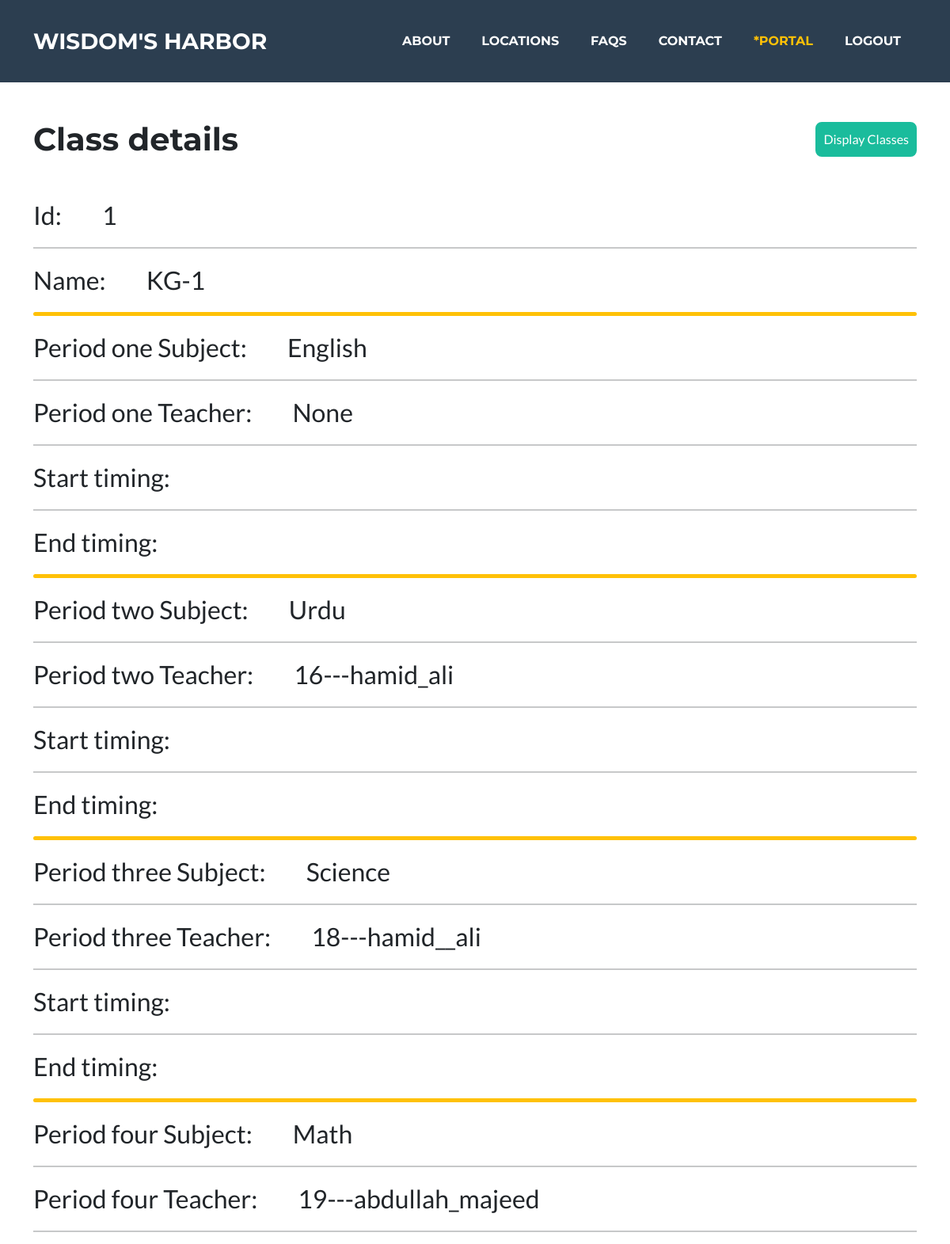
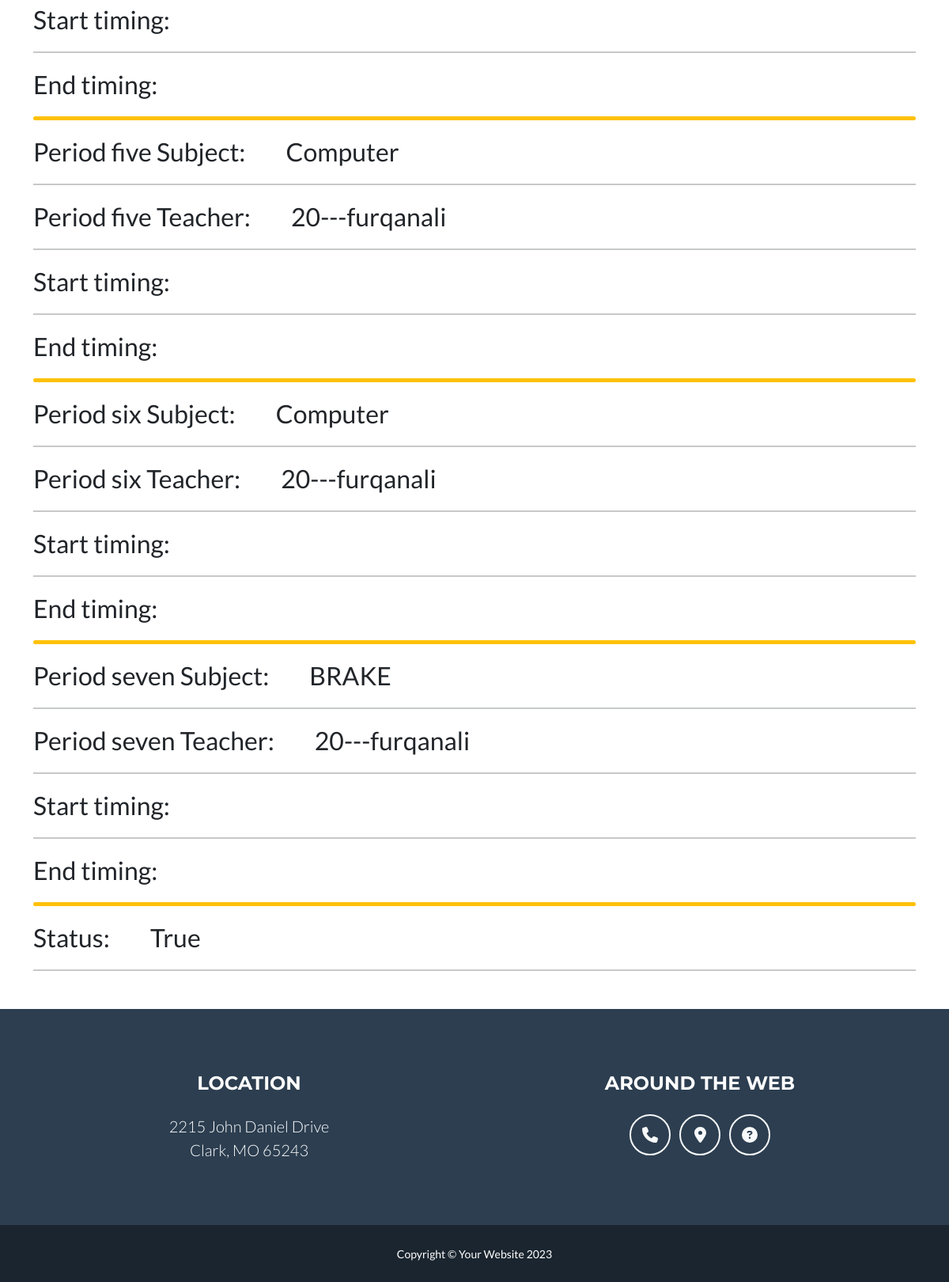
Page /classes/details/1/ (signed in) on the committed database (2 pictures, top to bottom).
### school/models.py (models this page shows, shortened)
class ClassAndTiming(models.Model):
    class_name = models.ForeignKey(Grade, on_delete=models.SET_NULL, null=True)
    period_one = models.ForeignKey(Timing, on_delete=models.CASCADE, related_name='period_one')
    period_one_subject = models.ForeignKey(Subject, on_delete=models.SET_NULL, null=True, blank=True, related_name = 'period_one_subject')
    period_one_teacher = models.ForeignKey(Staff, on_delete=models.SET_NULL, null=True, blank = True, related_name = 'period_one_teacher')
    period_two = models.ForeignKey(Timing, on_delete=models.CASCADE, related_name='period_two')
    period_two_subject = models.ForeignKey(Subject, on_delete=models.SET_NULL, null=True, blank=True, related_name = 'period_two_subject')
    period_two_teacher = models.ForeignKey(Staff, on_delete=models.SET_NULL, null=True, blank = True, related_name = 'period_two_teacher')
    period_three = models.ForeignKey(Timing, on_delete=models.CASCADE, related_name='period_three')
    period_three_subject = models.ForeignKey(Subject, on_delete=models.SET_NULL, null=True, blank=True, related_name = 'period_three_subject')
    period_three_teacher = models.ForeignKey(Staff, on_delete=models.SET_NULL, null=True, blank = True, related_name = 'period_three_teacher')
    period_four = models.ForeignKey(Timing, on_delete=models.CASCADE, related_name='period_four')
    period_four_subject = models.ForeignKey(Subject, on_delete=models.SET_NULL, null=True, blank=True, related_name = 'period_four_subject')
    period_four_teacher = models.ForeignKey(Staff, on_delete=models.SET_NULL, null=True, blank = True, related_name = 'period_four_teacher')
    period_five = models.ForeignKey(Timing, on_delete=models.CASCADE, related_name='period_five')
    period_five_subject = models.ForeignKey(Subject, on_delete=models.SET_NULL, null=True, blank=True, related_name = 'period_five_subject')
    period_five_teacher = models.ForeignKey(Staff, on_delete=models.SET_NULL, null=True, blank = True, related_name = 'period_five_teacher')
    period_six = models.ForeignKey(Timing, on_delete=models.CASCADE, related_name='period_six')
    period_six_subject = models.ForeignKey(Subject, on_delete=models.SET_NULL, null=True, blank=True, related_name = 'period_six_subject')
    period_six_teacher = models.ForeignKey(Staff, on_delete=models.SET_NULL, null=True, blank = True, related_name = 'period_six_teacher')
    period_seven = models.ForeignKey(Timing, on_delete=models.CASCADE, related_name='period_seven')
    period_seven_subject = models.ForeignKey(Subject, on_delete=models.SET_NULL, null=True, blank=True, related_name = 'period_seven_subject')
    period_seven_teacher = models.ForeignKey(Staff, on_delete=models.SET_NULL, null=True, blank = True, related_name = 'period_seven_teacher')
    status = models.BooleanField(default=True)

class Grade(models.Model):
    name = models.CharField(max_length=255)
    status = models.BooleanField(default=True)
    def __str__(self):
        return self.name

class Subject(models.Model):
    name = models.CharField(max_length=255)
    def __str__(self):
        return self.name

class Staff(models.Model):
    first_name = models.CharField(max_length=255, default='')
    last_name = models.CharField(max_length=255, null=True, blank=True)
    username = models.CharField(max_length=255, default='')
    age = models.IntegerField()
    dob = models.DateField()
    gender = models.ForeignKey(Gender, on_delete=models.CASCADE)
    qualification = models.CharField(max_length=255)
    experience = models.CharField(max_length=255, null=True, blank=True)
    designation = models.ForeignKey(Designation, on_delete=models.CASCADE)
    subject = models.ForeignKey(Subject, on_delete=models.CASCADE, null=True, blank=True)
    email = models.EmailField()
    phone = models.CharField(max_length=100)
    emergency_phone = models.CharField(max_length=100)
    address = models.CharField(max_length=255)
    joining_date = models.DateField()
    salary = models.CharField(max_length=20)
    employment_status = models.ForeignKey(EmploymentStatus, on_delete=models.CASCADE)
    contract_details = models.CharField(max_length=1000, null=True, blank=True)
    status = models.BooleanField(default=True)
    def __str__(self):
        return f'{self.id}---{self.username}'
    class Meta:
        verbose_name_plural = 'Staff'

### school/views.py (the view)
# urls.py: path('classes/details/<int:id>/', views.class_details, name='class_details'),
def class_details(request, id):
    if request.user.is_authenticated:
        if request.user.is_superuser:
            data = ClassAndTiming.objects.get(id=id)
            return render(request, 'class_details.html', { 'class':data })
        else:
            messages.warning(request, 'This page is for admin only!')
            return redirect('home')
    else:
        messages.warning(request, 'please login first!')
        return redirect('login')

### school/templates/class_details.html (shortened to what this page needs)
{% extends 'layout.html' %}
{% load static %}
{% block 'content' %}
<div class="container">
    <div class="d-flex justify-content-between align-items-center">
        <h1 class="my-5">Class details</h1>
        <a href="{% url 'display_classes' %}" class="btn btn-primary p-2">Display Classes</a>
    </div>
    <span class="fs-2 fw-medium">Id:</span>
    <span class="ms-5 fs-2">{{class.id}}</span>
    <hr>
    <span class="fs-2 fw-medium">Name:</span>
    <span class="ms-5 fs-2">{{class.class_name}}</span>
    <hr class="border-warning opacity-100 border-5 rounded">
    <span class="fs-2 fw-medium">Period one Subject:</span>
    <span class="ms-5 fs-2">{{class.period_one_subject}}</span>
    <hr>
    <span class="fs-2 fw-medium">Period one Teacher:</span>
    <span class="ms-5 fs-2">{{class.period_one_teacher}}</span>
    <hr>
    <span class="fs-2 fw-medium">Start timing:</span>
    <hr>
    <span class="fs-2 fw-medium">End timing:</span>
    <hr class="border-warning opacity-100 border-5 rounded">
    <span class="fs-2 fw-medium">Period two Subject:</span>
    <span class="ms-5 fs-2">{{class.period_two_subject}}</span>
    <hr>
    <span class="fs-2 fw-medium">Period two Teacher:</span>
    <span class="ms-5 fs-2">{{class.period_two_teacher}}</span>
    <hr>
    <span class="fs-2 fw-medium">Start timing:</span>
    <hr>
    <span class="fs-2 fw-medium">End timing:</span>
    <hr class="border-warning opacity-100 border-5 rounded">
    <span class="fs-2 fw-medium">Period three Subject:</span>
    <span class="ms-5 fs-2">{{class.period_three_subject}}</span>
    <hr>
    <span class="fs-2 fw-medium">Period three Teacher:</span>
    <span class="ms-5 fs-2">{{class.period_three_teacher}}</span>
    <hr>
    <span class="fs-2 fw-medium">Start timing:</span>
    <hr>
    <span class="fs-2 fw-medium">End timing:</span>
    <hr class="border-warning opacity-100 border-5 rounded">
    <span class="fs-2 fw-medium">Period four Subject:</span>
    <span class="ms-5 fs-2">{{class.period_four_subject}}</span>
    <hr>
    <span class="fs-2 fw-medium">Period four Teacher:</span>
    <span class="ms-5 fs-2">{{class.period_four_teacher}}</span>
    <hr>
    <span class="fs-2 fw-medium">Start timing:</span>
    <hr>
    <span class="fs-2 fw-medium">End timing:</span>
    <hr class="border-warning opacity-100 border-5 rounded">
    <span class="fs-2 fw-medium">Period five Subject:</span>
    <span class="ms-5 fs-2">{{class.period_five_subject}}</span>
    <hr>
    <span class="fs-2 fw-medium">Period five Teacher:</span>
    <span class="ms-5 fs-2">{{class.period_five_teacher}}</span>
    <hr>
    <span class="fs-2 fw-medium">Start timing:</span>
    <hr>
    <span class="fs-2 fw-medium">End timing:</span>
    <hr class="border-warning opacity-100 border-5 rounded">
    <span class="fs-2 fw-medium">Period six Subject:</span>
    <span class="ms-5 fs-2">{{class.period_six_subject}}</span>
    <hr>
    <span class="fs-2 fw-medium">Period six Teacher:</span>
    <span class="ms-5 fs-2">{{class.period_six_teacher}}</span>
    <hr>
    <span class="fs-2 fw-medium">Start timing:</span>
    <hr>
    <span class="fs-2 fw-medium">End timing:</span>
    <hr class="border-warning opacity-100 border-5 rounded">
    <span class="fs-2 fw-medium">Period seven Subject:</span>
    <span class="ms-5 fs-2">{{class.period_seven_subject}}</span>
    <hr>
    <span class="fs-2 fw-medium">Period seven Teacher:</span>
    <span class="ms-5 fs-2">{{class.period_seven_teacher}}</span>
    <hr>
    <span class="fs-2 fw-medium">Start timing:</span>
    <hr>
    <span class="fs-2 fw-medium">End timing:</span>
    <hr class="border-warning opacity-100 border-5 rounded">
    <span class="fs-2 fw-medium">Status:</span>
    <span class="ms-5 fs-2">{{class.status}}</span>
    <hr>
</div>
{% endblock %}

### rows in the picture
ClassAndTiming: id "1", class_name "KG-1", period_one_subject "English", period_one_teacher "None", period_two_subject "Urdu", period_two_teacher "16---hamid_ali", period_three_subject "Science", period_three_teacher "18---hamid__ali", period_four_subject "Math", period_four_teacher "19---abdullah_majeed", period_five_subject "Computer", period_five_teacher "20---furqanali", period_six_subject "Computer", period_six_teacher "20---furqanali", period_seven_subject "BRAKE", period_seven_teacher "20---furqanali", status "True"
